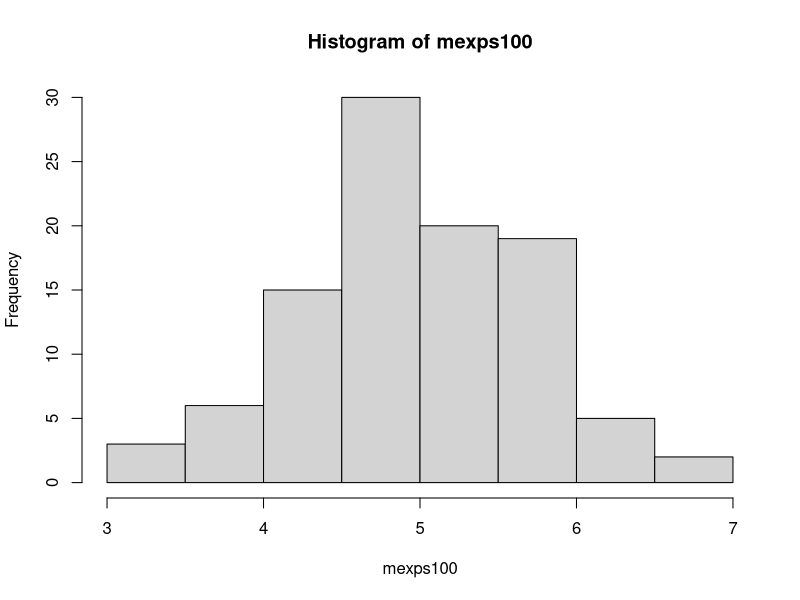
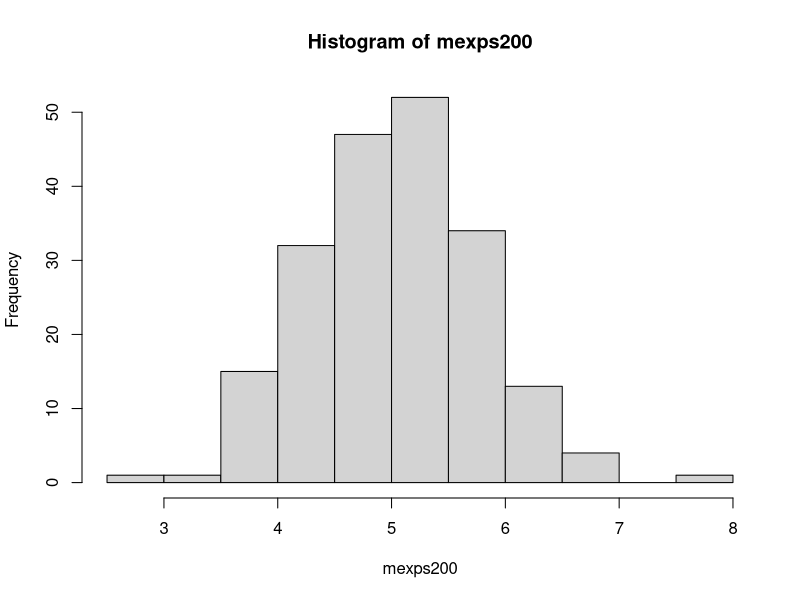
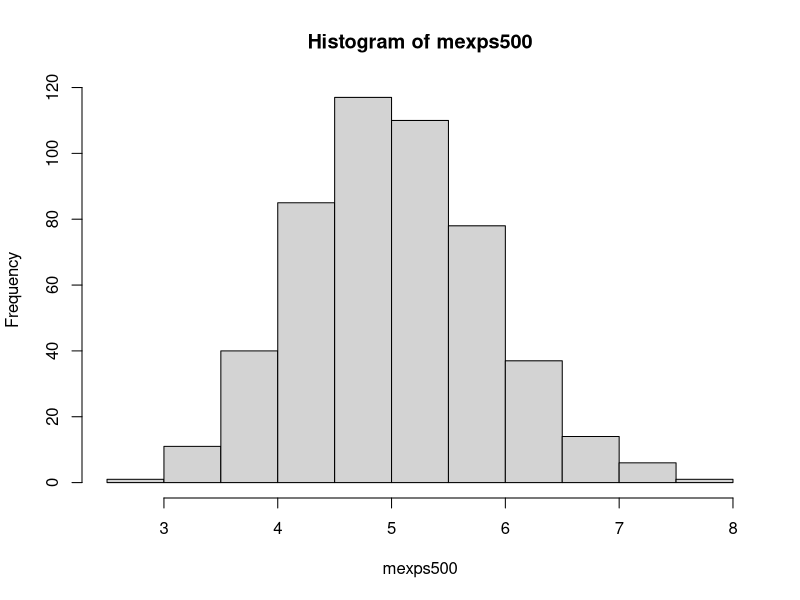
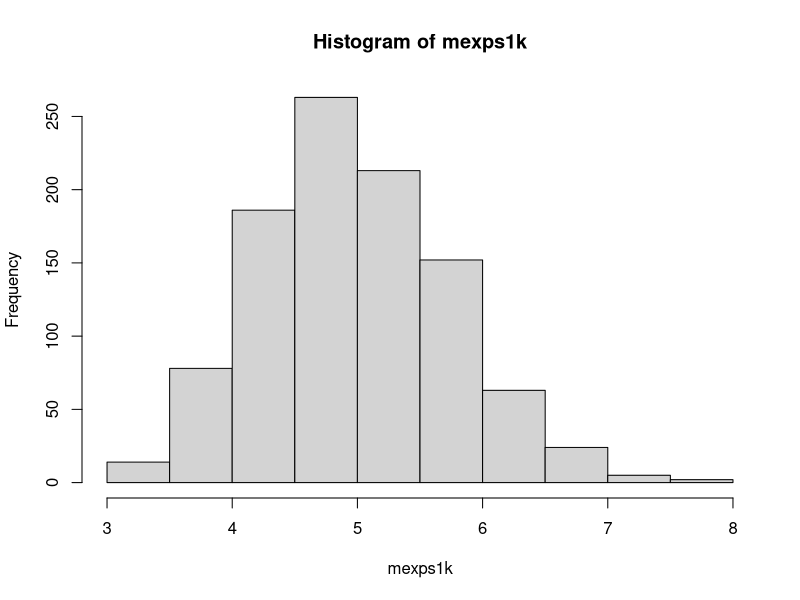
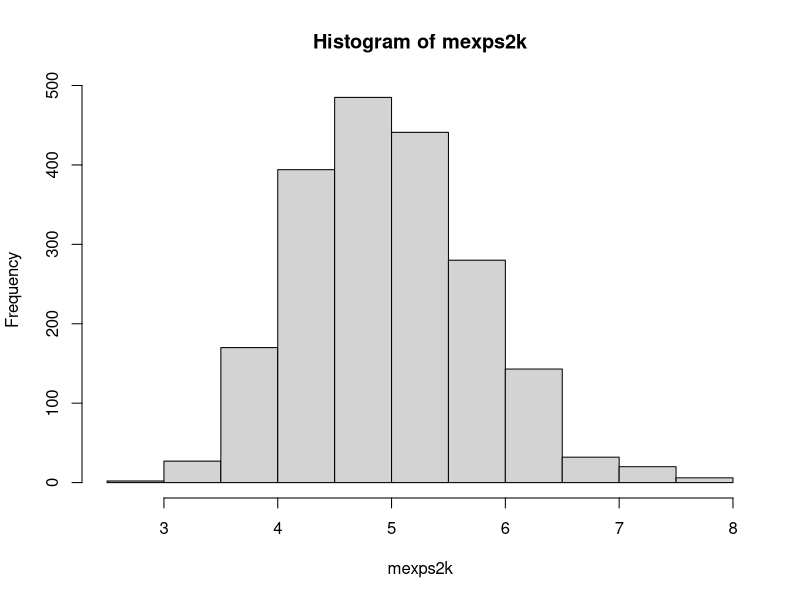
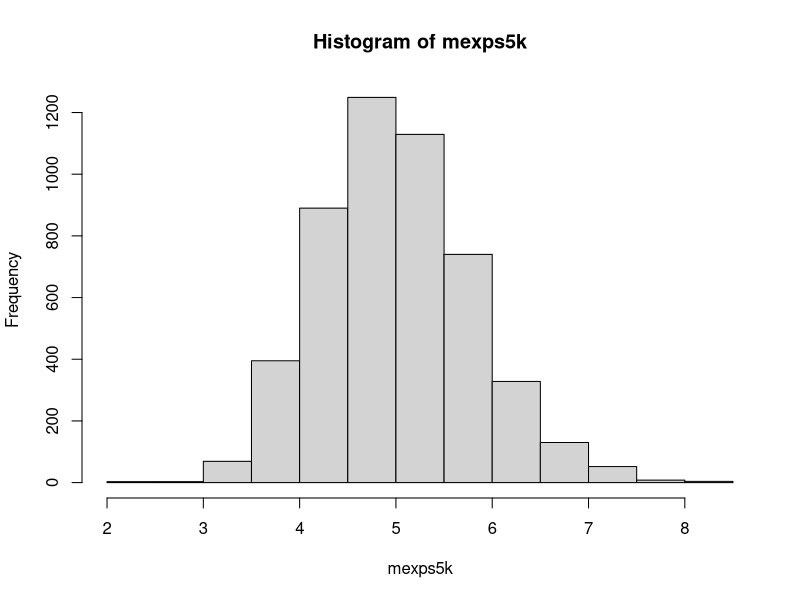

Write R code to recreate these figures, in order.
# Test
#rexp_n40_rate0_2 = rexp(n = 40, rate = 0.2)
#hist(rexp_n40_rate0_2)
#var(rexp_n40_rate0_2)

#set.seed(123) ## I set this in order to make my simulation results reproducible. 
#n <- 1000
#means <- cumsum(rnorm(n))/(1:n)
#hist(means)



## Number of simulation 
set.seed(123)
mexps100 = NULL
for (i in 1 : 100) {
    mexps100 = c(mexps100, mean(rexp(n = 40, rate = 0.2)))
}
hist(mexps100)


mexps200 = NULL
for (i in 1 : 200) {
    mexps200 = c(mexps200, mean(rexp(n = 40, rate = 0.2)))
}
hist(mexps200)


mexps500 = NULL
for (i in 1 : 500) {
    mexps500 = c(mexps500, mean(rexp(n = 40, rate = 0.2)))
}
hist(mexps500)


mexps1k = NULL
for (i in 1 : 1000) {
    mexps1k = c(mexps1k, mean(rexp(n = 40, rate = 0.2)))
}
hist(mexps1k)


mexps2k = NULL
for (i in 1 : 2000) {
    mexps2k = c(mexps2k, mean(rexp(n = 40, rate = 0.2)))
}
hist(mexps2k)


mexps5k = NULL
for (i in 1 : 5000) {
    mexps5k = c(mexps5k, mean(rexp(n = 40, rate = 0.2)))
}
hist(mexps5k)


